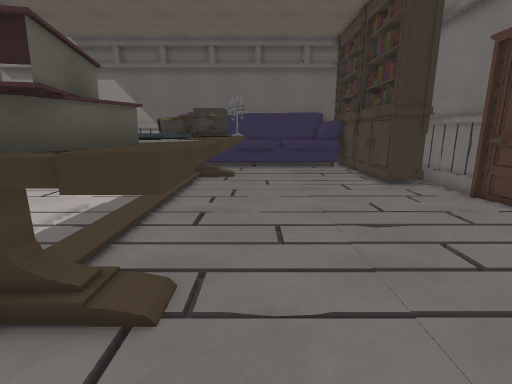
[1] (above)

20 first-person views from a walk through a Godot game level. The camera is 1.3 m above the floor, tilts 12° down and sees 85° across. The floor is counted in squares, 0.5 m on a side. Each view is taken from the middle of a square. On the plan, view 1 faces up. The plan holds only what a view shows up to about 19 squares ahead; the rest is blank. Flat picture figures and markers are left out. Characters and animated objects are not drawn. Surface patterns are stand-ins for the level's own textures.

[2]
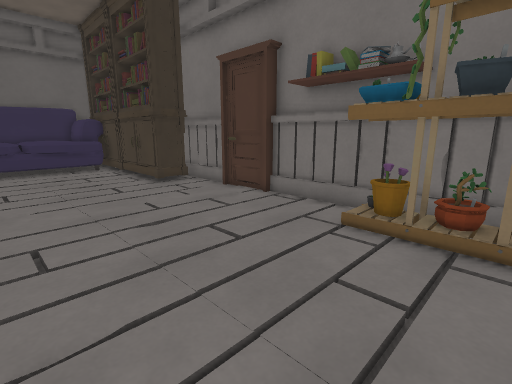

[3]
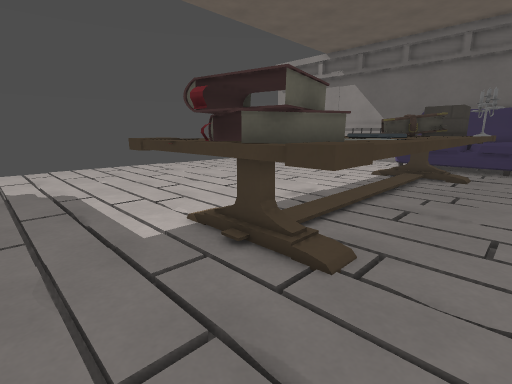

[4]
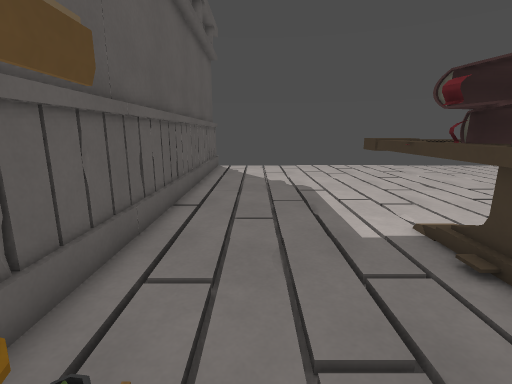

[5]
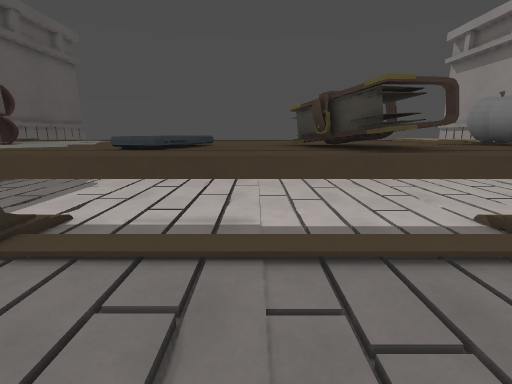

[6]
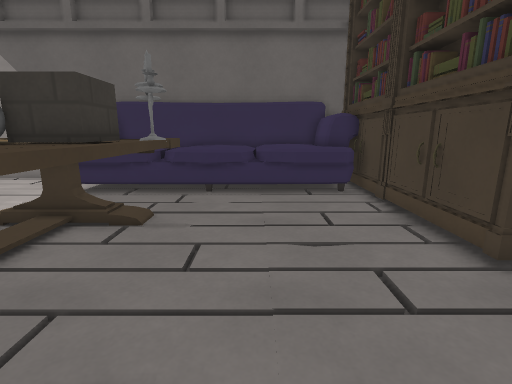

[7]
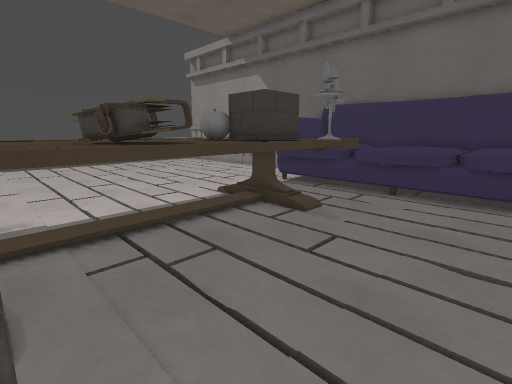

[8]
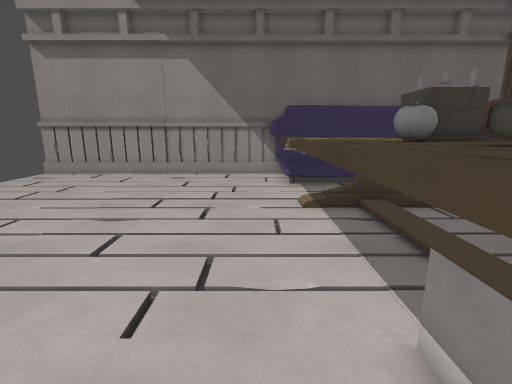

[9]
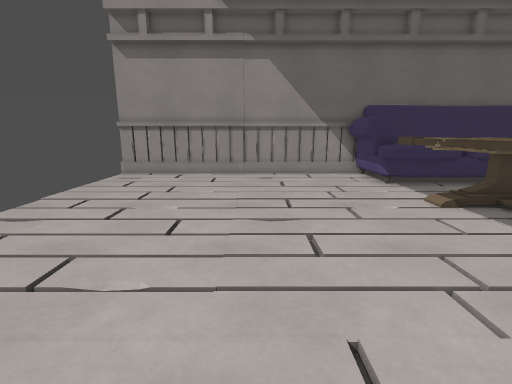

[10]
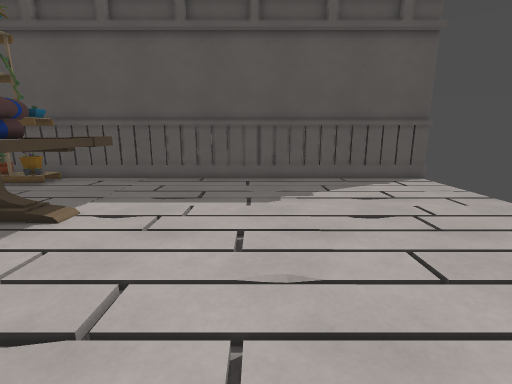

[11]
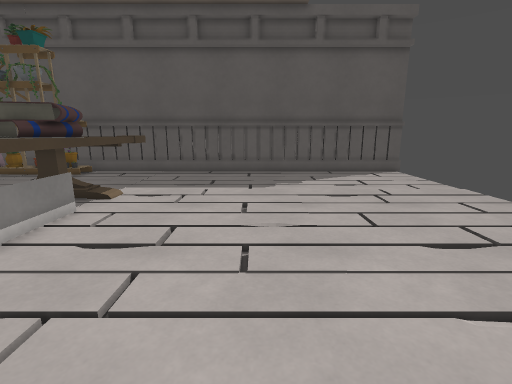

[12]
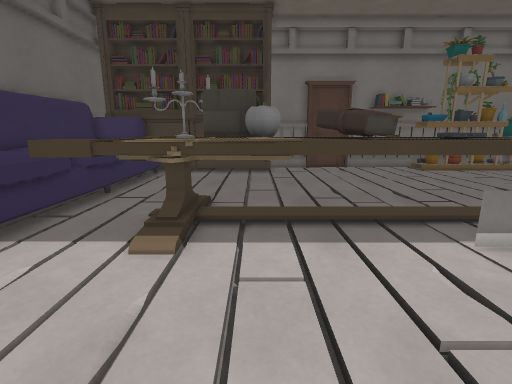

[13]
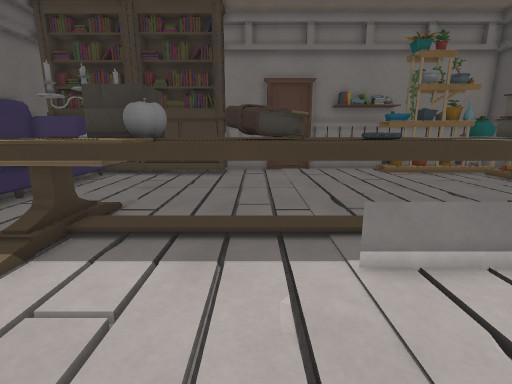

[14]
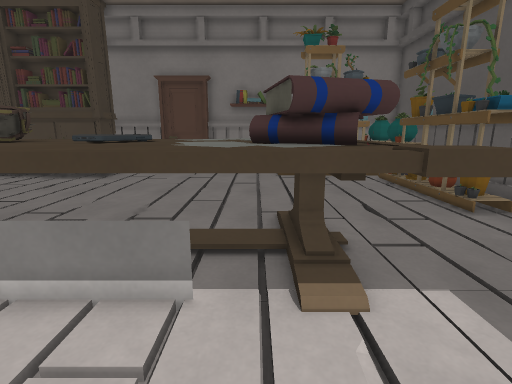

[15]
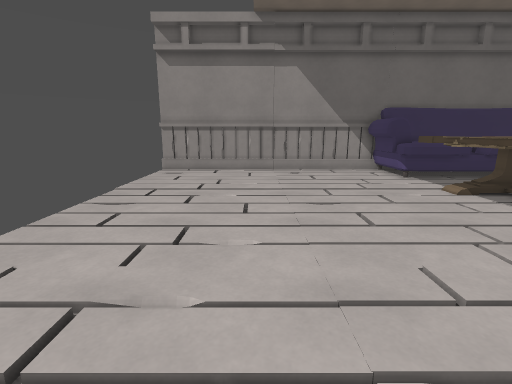

[16]
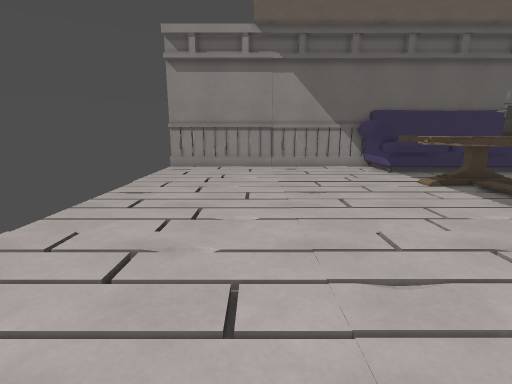

[17]
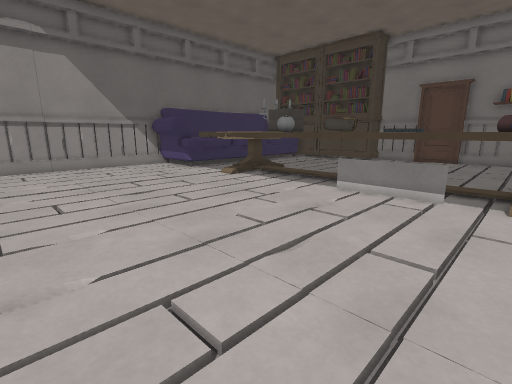

[18]
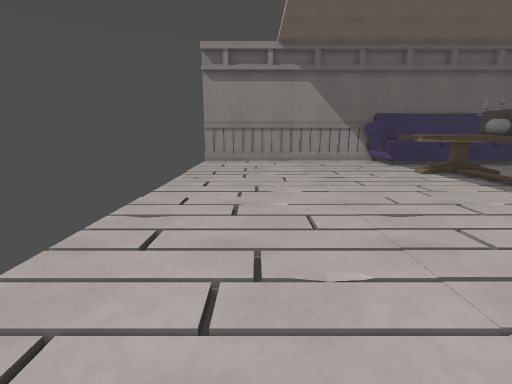

[19]
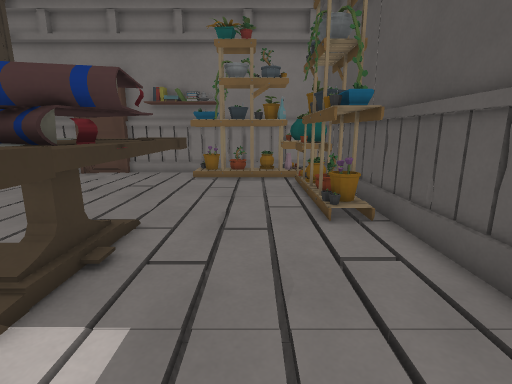

[20]
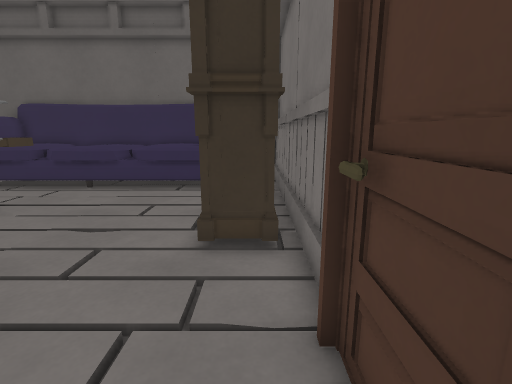

### Floor plan
Key: @ floor where view 1 was taken; # wall or solid block; . floor; / step, stairs or slope; D closed door; = window, fence, low wall or low ledge; ^ raised ledge; B bookshelf; A box; K books; P phone; T thing the floor can be seen under or through; L apple; O other object.
Columns run from 22 left of view 1 to 9 right of it. Each row starts with its distance up from view 1.
 25 #############################
 24  ..............##  ^^^^^^^^^#  #
 23  ..............##  ^^  ^^^^^##B#
 22  ..............#^^^^^^^^^^^^#BB#
 21  ..............=^^^^=^^^^^^^^BB#
 20  ............................BB#
 19  ..............^^^^^^#.......###
 18  //////////////^^^^^^O..../..BB#
 17  ..............^^^^AA........BB#
 16  ..............^^^^AA^.......BB#
 15  ..............^^^LLA^.......BB#
 14  ..............^^^LL^^.......BB#
 13  ..............^^^^KK^.........#
 12  ..............^^^KKK^.........#
 11  ..............^^^KKK^.........D
 10  ..............^^^^^^^.........D
  9  ..............^^^PPP^.........D
  8  ..............^^^PPP^.........#
  7  ..............^^^^^^^.........#
  6  ..............^^^^^^^.........#
  5  ..............^^^KK^^.........#
  4  ..............^^KKKK^.......###
  3  ..............^^KKK#^.......##
  2  ..............^^KTT^^.......#
  1  ............................#
  0  .....................@......#
 -1  ............................#
 -2  ....................#=#######
 -3  ....................####
 -4 #######################

Where each view was taken, in squares from view 1:
view 1: 0 up, 0 right, facing up
view 2: 0 up, 0 right, facing up-right
view 3: 1 down, 1 right, facing up-left
view 4: 1 down, 1 right, facing left
view 5: 10 up, 2 right, facing left
view 6: 9 up, 2 right, facing up
view 7: 9 up, 4 right, facing up-left
view 8: 7 up, 8 left, facing up
view 9: 7 up, 13 left, facing up
view 10: 12 up, 12 left, facing down
view 11: 15 up, 12 left, facing down
view 12: 15 up, 12 left, facing right
view 13: 12 up, 11 left, facing right
view 14: 5 up, 10 left, facing right
view 15: 5 up, 15 left, facing up
view 16: 3 up, 15 left, facing up
view 17: 4 up, 17 left, facing up-right
view 18: 1 down, 17 left, facing up
view 19: 0 up, 9 left, facing right
view 20: 8 up, 8 right, facing up
